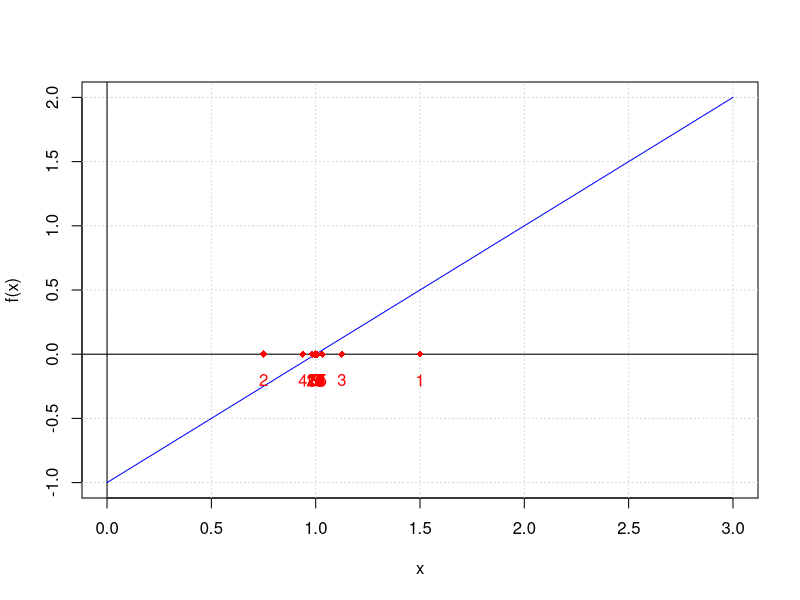
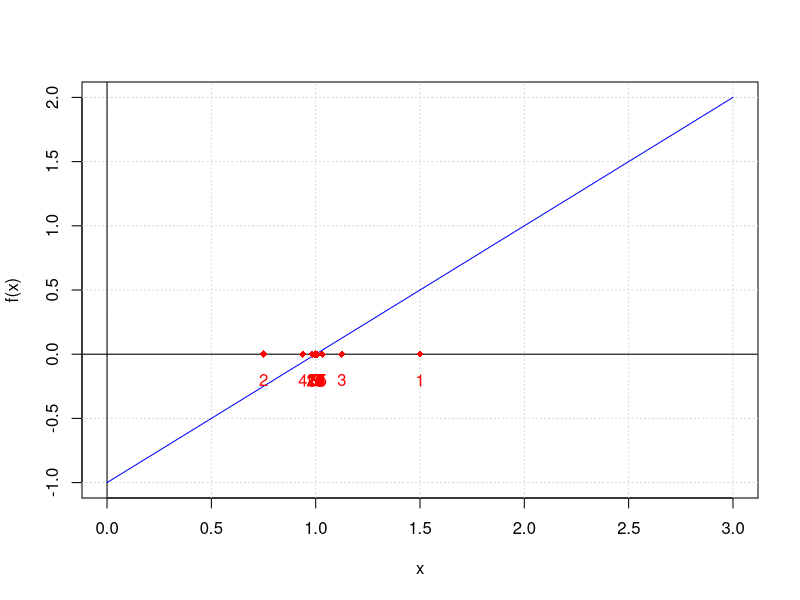
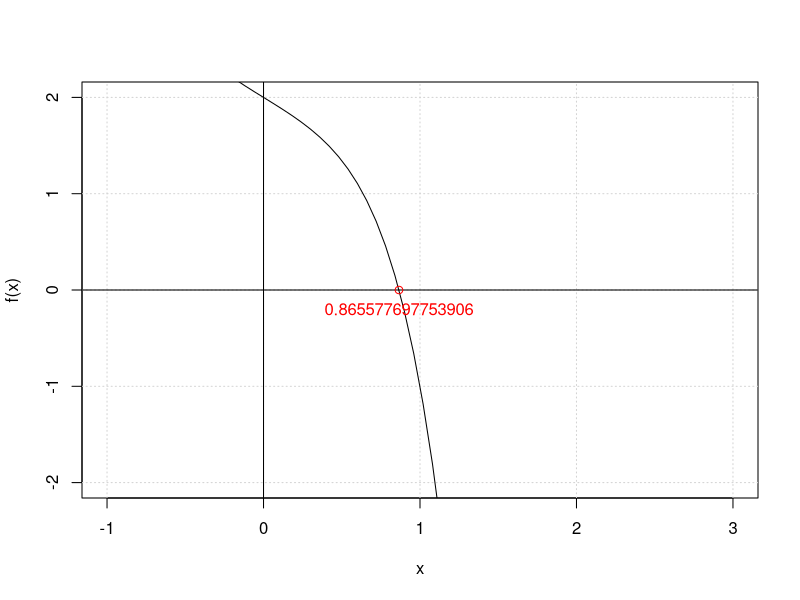
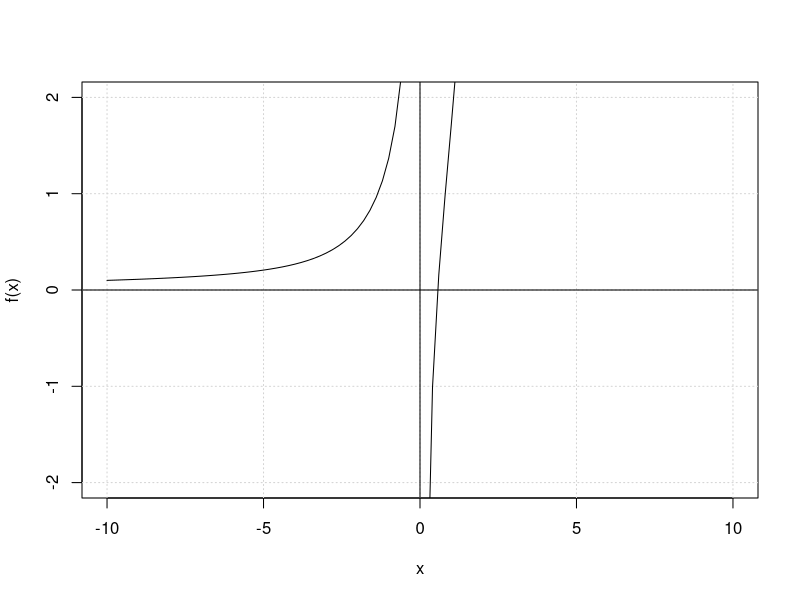
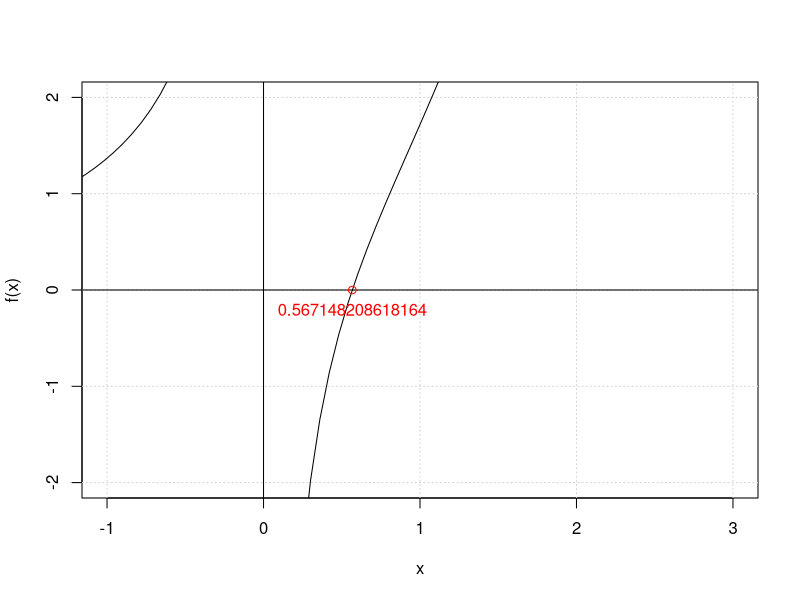
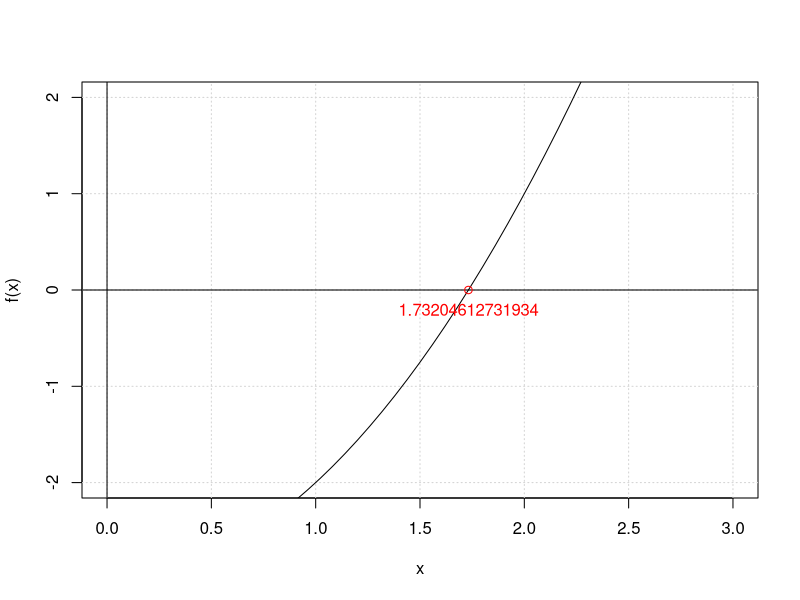
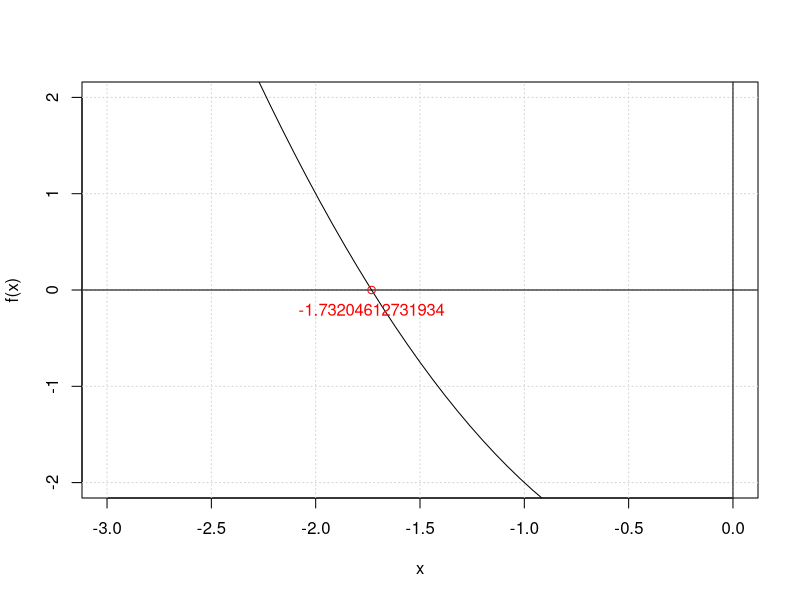
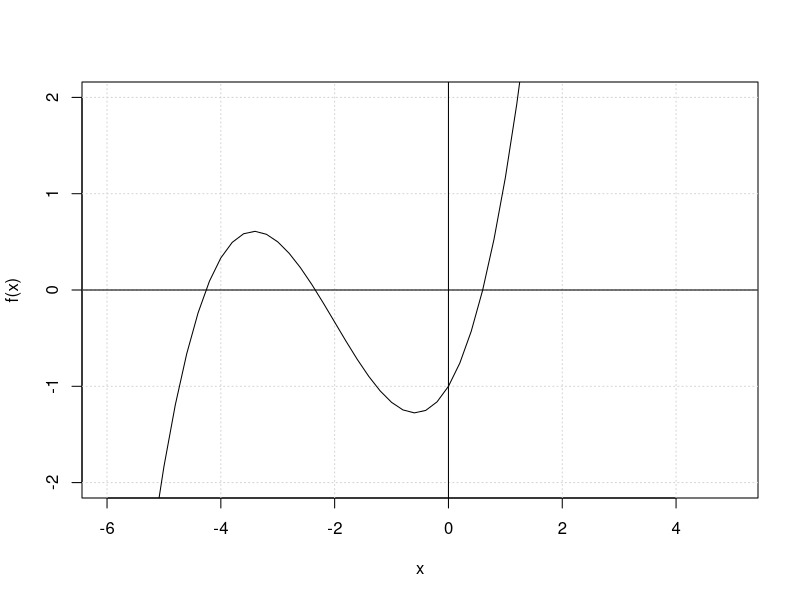

The R source for these figures, in order:
## ---- chunk 1

## ---- chunk 2
RaizBissecao = function(a,b,f,e){
  if(f(a)*f(b) >= 0) stop("Não existe raiz no intervalo a,b")
  
  while(TRUE){
    m = (a+b)/2
    
    if(f(m) == 0 | abs(b-m) < e) return(m)
    
    if(f(a)*f(m) < 0){
      b = m
    }else{
      a = m
    }
  }
}

RaizBissecao(0,3,f=function(x){x-1},0.000001)
## ---- chunk 3
RaizBissecaoRec = function(a,b,f,e){
  if(f(a)*f(b) >= 0) stop("Não existe raiz no intervalo a,b")
  
  m = (a+b)/2
  
  if(f(m) == 0 | abs(b-m) < e) return(m)
  if(f(a)*f(m) < 0) return(RaizBissecaoRec(a,m,f,e))
  
  return(RaizBissecaoRec(m, b, f, e))
}

RaizBissecaoRec(0,3,f=function(x){x-1},0.000001)
## ---- chunk 4
RaizBissecaoArray = function(a,b,f,e){
  if(f(a)*f(b) >= 0) stop("Não existe raiz no intervalo a,b")
  aproximacoes = c()
  while(TRUE){
    m = (a+b)/2
    
    if(f(m) == 0 | abs(b-m) < e) {
      aproximacoes = c(aproximacoes,m)
      return(aproximacoes)
    }
    if(f(a)*f(m) < 0){
      b = m
      aproximacoes = c(aproximacoes,m)
    }else{
      a = m
      aproximacoes = c(aproximacoes,m)
    }
  }
}

{
  saida = RaizBissecaoArray(0,3,f=function(x){x-1},0.000001)
  plot(0,xlab="x",ylab="f(x)",xlim=c(0,3),ylim=c(-1,2),type="n")
  grid()
  abline(h=0)
  abline(v=0)
  curve(x-1,col="blue",add=T)
  for(i in 1:length(saida)){
    points(saida[i],0,col="red",pch=18,cex.lab=1)
    text(saida[i],-0.2,i,col="red")
  }  
}
## ---- chunk 5
RaizBissecaoArray_rec = function(a,b,f,e){
  if(f(a)*f(b) >= 0) stop("Não existe raiz no intervalo a,b")
  
  m = (a+b)/2
  
  if(f(m) == 0 | abs(b-m) < e) return(m)
  if(f(a)*f(m) < 0) return(c(m,RaizBissecaoArray_rec(a,m,f,e)))
  
  return(c(m,RaizBissecaoArray_rec(m, b, f, e)))
}

{
  saida = RaizBissecaoArray_rec(0,3,f=function(x){x-1},0.000001)
  plot(0,xlab="x",ylab="f(x)",xlim=c(0,3),ylim=c(-1,2),type="n")
  grid()
  abline(h=0)
  abline(v=0)
  curve(x-1,col="blue",add=T)
  for(i in 1:length(saida)){
    points(saida[i],0,col="red",pch=18,cex.lab=1)
    text(saida[i],-0.2,i,col="red")
  }  
}
## ---- chunk 6
f = function(x){2-x^5 -x^3 - x}
## ---- chunk 7
a = -1
f(a) # > 0
b = 1
f(b) # < 0

#Garatimos que f(a)*f(b) < 0 

f(a)*f(b)
## ---- chunk 8
RaizBissecao(a,b,f,0.00001)
RaizBissecaoRec(a,b,f,0.00001)
## ---- chunk 9
raiz = RaizBissecao(a,b,f,0.00001)
{
  plot(0,xlab="x",ylab="f(x)",xlim=c(-1,3),ylim=c(-2,2),type="n")
  grid()
  abline(h=0)
  abline(v=0)
  plot(f,add = T,xlim = c(-3,3))
  points(RaizBissecao(a,b,f,0.00001),0,col = "red")
  text(raiz,-0.2,raiz,col="red")
}

#Observe que o ponto se aproxima bastante do 0 de f(x).
#Também podemos observar se o valor está correto aplicando a função no ponto encontrado.

f(raiz)

#O resultado é muito proximo de 0

## ---- chunk 10
f = function(x){exp(x) -1/x}
## ---- chunk 11
{
  plot(0,xlab="x",ylab="f(x)",xlim=c(-10,10),ylim=c(-2,2),type="n")
  grid()
  abline(h=0)
  abline(v=0)
  plot(f,add = T,xlim = c(-10,10))
}

a = 0.5 ; f(a)
b = 2 ; f(b)
## ---- chunk 12
RaizBissecao(a,b,f,0.00001)
RaizBissecaoRec(a,b,f,0.00001)
## ---- chunk 13
raiz = RaizBissecao(a,b,f,0.00001)
{
  plot(0,xlab="x",ylab="f(x)",xlim=c(-1,3),ylim=c(-2,2),type="n")
  grid()
  abline(h=0)
  abline(v=0)
  plot(f,add = T,xlim = c(-3,3))
  points(RaizBissecao(a,b,f,0.00001),0,col = "red")
  text(raiz,-0.2,raiz,col="red")
}

#Observe que o ponto se aproxima bastante do 0 de f(x).
#Também podemos observar se o valor está correto aplicando a função no ponto encontrado.

f(raiz)

#O resultado é muito proximo de 0
## ---- chunk 14
f = function(x){x^2 - 3}
#Possui raiz em sqrt(3) e -sqrt(3)
## ---- chunk 15
#Dependendo do intervalo escolhido, iremos achar uma raiz diferente, positiva ou negativa.

a = 0 ; f(a) 
b = 3 ; f(b)
## ---- chunk 16
RaizBissecao(a,b,f,0.00001)
RaizBissecaoRec(a,b,f,0.00001)
## ---- chunk 17
raiz = RaizBissecao(a,b,f,0.00001)
{
  plot(0,xlab="x",ylab="f(x)",xlim=c(0,3),ylim=c(-2,2),type="n")
  grid()
  abline(h=0)
  abline(v=0)
  plot(f,add = T,xlim = c(-3,3))
  points(RaizBissecao(a,b,f,0.00001),0,col = "red")
  text(raiz,-0.2,raiz,col="red")
}

#Observe que o ponto se aproxima bastante do 0 de f(x).
#Também podemos observar se o valor está correto aplicando a função no ponto encontrado.

f(raiz)

#O resultado é muito proximo de 0
## ---- chunk 18
# caso escolhessemos b = -3, observe:
raiz = RaizBissecao(a,-3,f,0.00001)
{
  plot(0,xlab="x",ylab="f(x)",xlim=c(-3,0),ylim=c(-2,2),type="n")
  grid()
  abline(h=0)
  abline(v=0)
  plot(f,add = T,xlim = c(-3,3))
  points(RaizBissecao(a,-3,f,0.00001),0,col = "red")
  text(raiz,-0.2,raiz,col="red")
}

#Achamos o valor de -sqrt(3)
## ---- chunk 19
f = function(x){x^3/6 + x^2 +x -1}
## ---- chunk 20
#Podemos visualizar graficamente
{
  plot(0,xlab="x",ylab="f(x)",xlim=c(-6,5),ylim=c(-2,2),type="n")
  grid()
  abline(h=0)
  abline(v=0)
  plot(f,add = T,xlim = c(-10,10))
}
#Temos raizes em:
#(-6,-4); (-3,-1); (0,1)
## ---- chunk 21
a1 = -6 ; b1 = -4; f(a1)*f(b1)
a2 = -3 ; b2 = -1; f(a2)*f(b2)
a3 = 0 ; b3 = 1; f(a3)*f(b3)
## ---- chunk 22
RaizBissecao(a1,b1,f,0.00001)
RaizBissecao(a2,b2,f,0.00001)
RaizBissecao(a3,b3,f,0.00001)
## ---- chunk 23
raiz2 = round(RaizBissecao(a2,b2,f,0.00001),3)
raiz1 = round(RaizBissecao(a1,b1,f,0.00001),3)
raiz3 = round(RaizBissecao(a3,b3,f,0.00001),3)
{
  plot(0,xlab="x",ylab="f(x)",xlim=c(-6,5),ylim=c(-2,2),type="n")
  grid()
  abline(h=0)
  abline(v=0)
  plot(f,add = T,xlim = c(-6,5))
  points(RaizBissecao(a1,b1,f,0.00001),0,col = "red")
  text(raiz1,-0.2,raiz1,col="red")
  points(RaizBissecao(a2,b2,f,0.00001),0,col = "red")
  text(raiz2,-0.2,raiz2,col="red")
  points(RaizBissecao(a3,b3,f,0.00001),0,col = "red")
  text(raiz3,-0.2,raiz3,col="red")
}

## ---- chunk 24
{
  plot(0,xlab="x",ylab="f(x)",xlim=c(0,4),ylim=c(-2,2),type="n")
  grid()
  abline(h=0)
  abline(v=0)
  plot(sin,add = T,xlim = c(-10,10))
}
a = 2
b = 3.5
raiz = RaizBissecao(a,b,f = sin, 0.0001);raiz
## ---- chunk 25
aproxRaiz = function(x0,e = 0.00000000001){
  if(x0 < 0) stop("Não existe raiz de número negativo")
  
  if(x0 == 1 | x0==0) return(x0)
  
  if(x0 > 1) b = x0
  else b = 1
  
  return(RaizBissecao(0,b,function(x){x^2-x0},e))
}

aproxRaiz(2)
aproxRaiz(3)
aproxRaiz(5)
## ---- chunk 26

#Função da lista anterior
pol_exp_delta = function(x,delta = 0.001){
  if(!is.numeric(x)) stop("x tem que ser real")
  soma = 1
  i = 1
  while(TRUE){
    incre = x^(i)/factorial(i)
    
    if(abs(incre) < delta){
      return(soma)
    }else{
    soma = soma + incre
    }
    
    i = i + 1
  }
}

exp_raiz = function(x, e = 0.0000001){
  pol_exp_delta(aproxRaiz(x,e),delta = e)
}

# Verificando com a função pronta do R
exp_raiz(3)
exp(sqrt(3))
